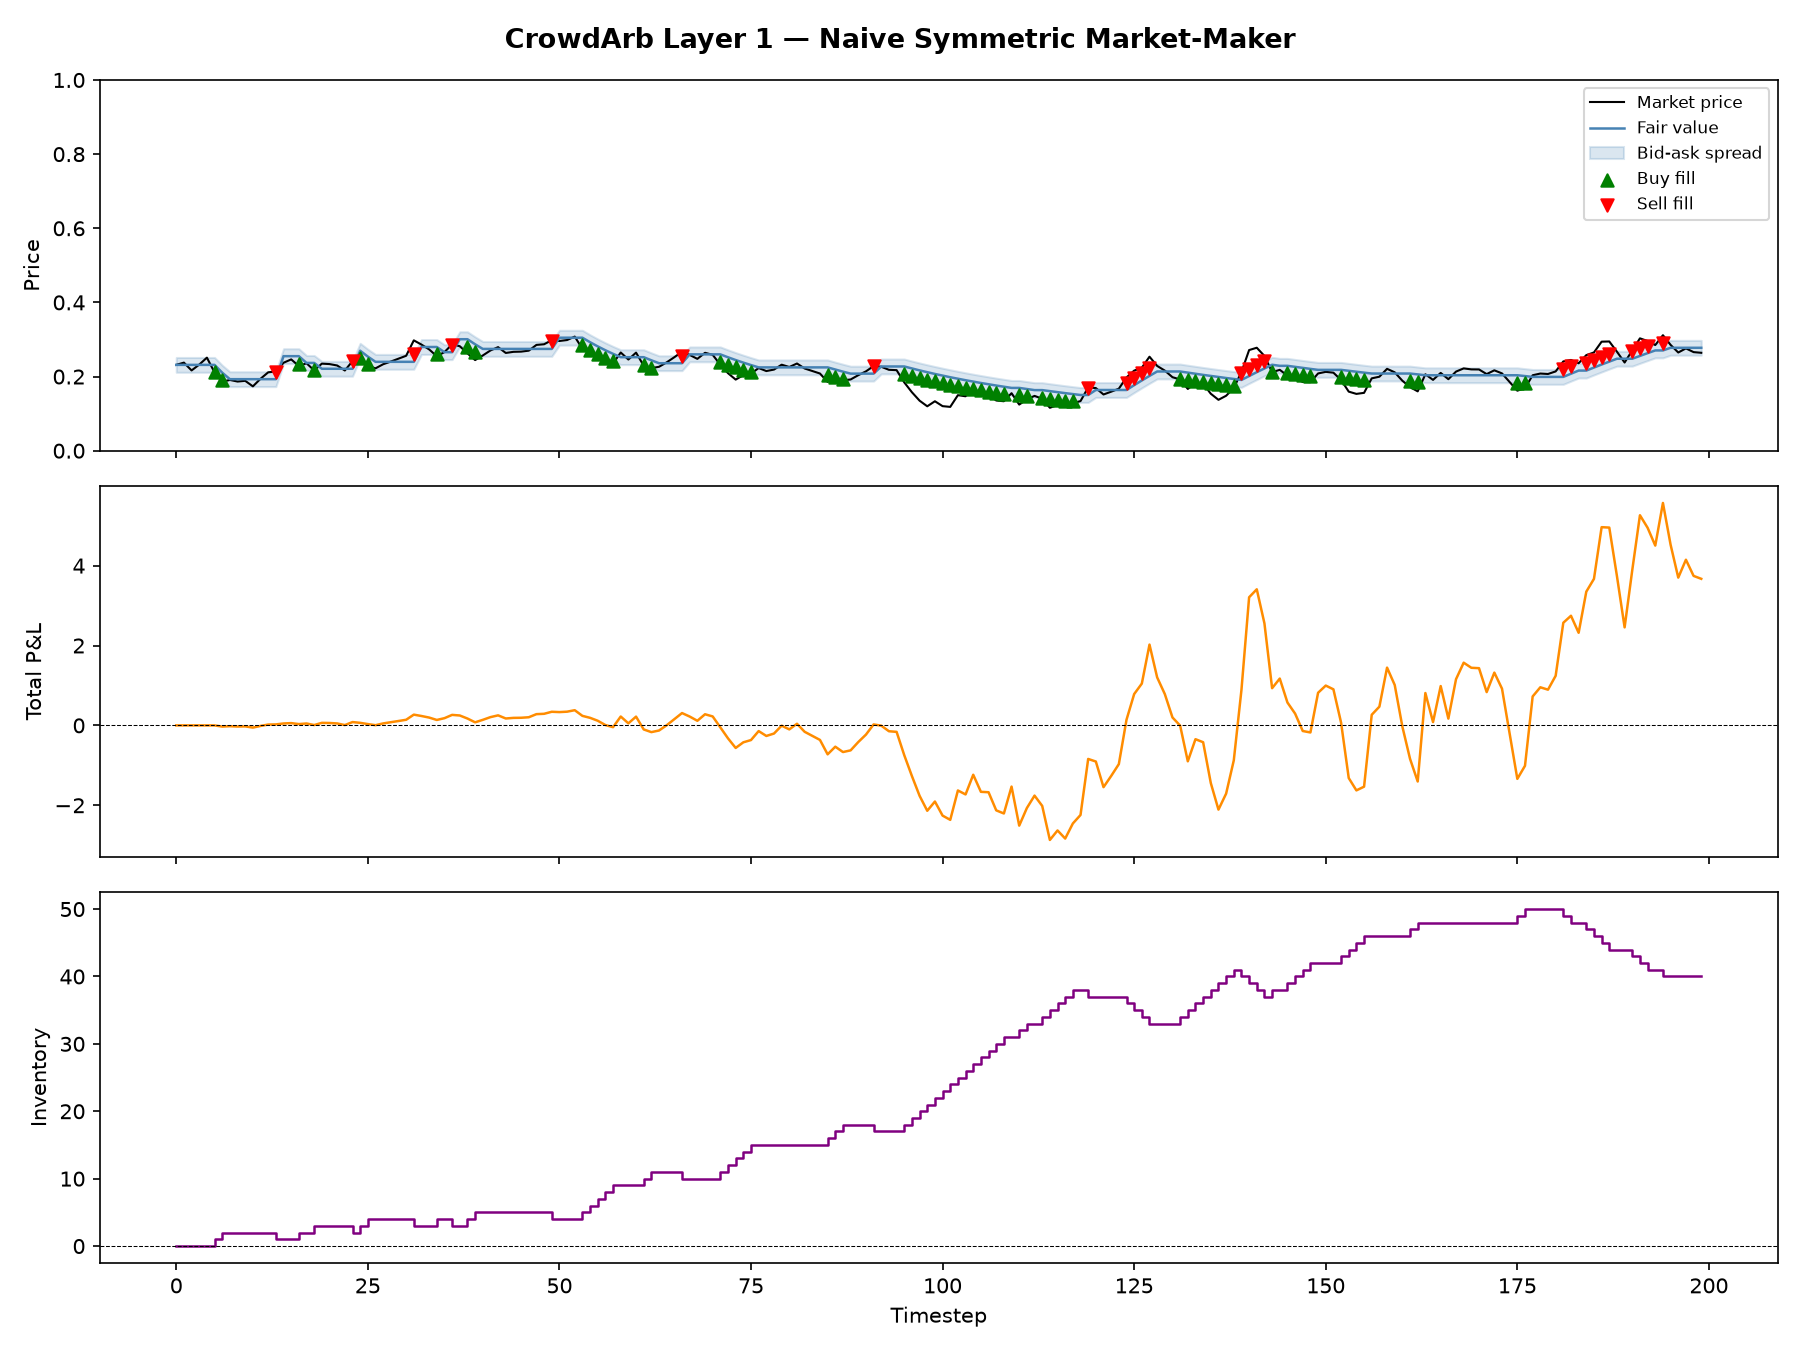

Write Python code to recreate this figure.
"""CrowdArb Layer 1 — backtest harness for the naive symmetric market-maker."""

from dataclasses import dataclass, field

import matplotlib.pyplot as plt
import numpy as np
import pandas as pd

from layer1_belief import BetaBelief, NaiveMarketMaker


def generate_price_series(p0: float, n: int = 200, vol: float = 0.02, seed: int = 42) -> np.ndarray:
    """Generate a mean-reverting bounded random walk starting at p0."""
    rng = np.random.default_rng(seed)
    prices = [p0]
    for _ in range(n - 1):
        # Weak mean reversion toward p0 keeps series from drifting to 0 or 1
        drift = 0.05 * (p0 - prices[-1])
        shock = rng.normal(drift, vol)
        prices.append(float(np.clip(prices[-1] + shock, 0.01, 0.99)))
    return np.array(prices)


@dataclass
class Fill:
    t: int
    side: str        # "buy" (we buy) or "sell" (we sell)
    price: float
    pred: float      # belief.mean immediately before this fill
    outcome: int     # 1 if YES signal (sell fill), 0 if NO signal (buy fill)


@dataclass
class BacktestResult:
    history: pd.DataFrame
    fills: list[Fill]

    @property
    def final_pnl(self) -> float:
        return float(self.history["total_pnl"].iloc[-1])

    @property
    def pnl_std(self) -> float:
        return float(self.history["total_pnl"].std())

    @property
    def final_inventory(self) -> int:
        return int(self.history["inventory"].iloc[-1])


def run_backtest(mm: NaiveMarketMaker, prices: np.ndarray) -> BacktestResult:
    """Replay a price series through the market-maker, recording fills and P&L each step."""
    cash = 0.0
    inventory = 0
    rows = []
    fills = []

    for t, market_price in enumerate(prices):
        bid, ask, fair = mm.bid, mm.ask, mm.fair_value
        fill_side = None
        outcome = None

        if market_price > ask:
            # Buyer lifts our ask — we sell YES: inventory down, cash up
            cash += ask
            inventory -= 1
            fill_side = "sell"
            outcome = 1  # buyer signals YES
            mm = mm.observe(1)
        elif market_price < bid:
            # Seller hits our bid — we buy YES: inventory up, cash down
            cash -= bid
            inventory += 1
            fill_side = "buy"
            outcome = 0  # seller signals NO
            mm = mm.observe(0)

        if fill_side is not None:
            fill_price = ask if fill_side == "sell" else bid
            fills.append(Fill(t=t, side=fill_side, price=fill_price, pred=fair, outcome=outcome))

        unrealized = inventory * market_price
        rows.append({
            "t": t,
            "market_price": market_price,
            "fair_value": fair,
            "bid": bid,
            "ask": ask,
            "fill": fill_side,
            "cash": cash,
            "inventory": inventory,
            "unrealized_pnl": unrealized,
            "total_pnl": cash + unrealized,
        })

    return BacktestResult(history=pd.DataFrame(rows), fills=fills)


def brier_score(fills: list[Fill]) -> float:
    """
    Brier score: mean squared error between predicted probability and binary outcome.

    BS = (1/N) * Σ (p_i - y_i)²

    Range [0, 1]; 0 is perfect. A naive predictor always guessing 0.5 scores 0.25.
    Each fill contributes one (prediction, outcome) pair: p_i is belief.mean before
    the fill, y_i is 1 for a YES signal (buyer lifts ask) and 0 for a NO signal.
    """
    if not fills:
        return float("nan")
    errors = [(f.pred - f.outcome) ** 2 for f in fills]
    return float(np.mean(errors))


def log_loss(fills: list[Fill], eps: float = 1e-7) -> float:
    """
    Binary log-loss (cross-entropy): penalises confident wrong predictions logarithmically.

    LL = -(1/N) * Σ [y_i * log(p_i) + (1 - y_i) * log(1 - p_i)]

    Range [0, ∞); 0 is perfect. A coin-flip predictor always guessing 0.5 scores log(2) ≈ 0.693.
    Log-loss is much harsher than Brier score for confident errors: predicting p=0.99 on a
    NO outcome incurs -log(0.01) ≈ 4.6, versus a Brier penalty of only 0.98².
    eps clips predictions away from 0 and 1 to avoid log(0).
    """
    if not fills:
        return float("nan")
    terms = []
    for f in fills:
        p = float(np.clip(f.pred, eps, 1.0 - eps))
        terms.append(f.outcome * np.log(p) + (1 - f.outcome) * np.log(1 - p))
    return float(-np.mean(terms))


_SPARK = " ▁▂▃▄▅▆▇█"


def _sparkline(series: pd.Series, width: int = 40) -> str:
    """Render a numeric series as a fixed-width unicode sparkline."""
    lo, hi = series.min(), series.max()
    span = hi - lo or 1e-9
    buckets = len(_SPARK) - 1
    chars = [_SPARK[int((v - lo) / span * buckets)] for v in series.iloc[:: max(1, len(series) // width)]]
    return "".join(chars)


def print_summary(result: BacktestResult, p0: float) -> None:
    df = result.history
    n_buys = sum(1 for f in result.fills if f.side == "buy")
    n_sells = sum(1 for f in result.fills if f.side == "sell")
    bs = brier_score(result.fills)
    ll = log_loss(result.fills)
    W = 54

    print()
    print("=" * W)
    print("  BACKTEST RESULTS — NAIVE SYMMETRIC MARKET-MAKER")
    print("=" * W)
    print(f"  Starting fair value  : {p0:.4f}")
    print(f"  Half-spread          : 0.0200  (4-cent total spread)")
    print(f"  Timesteps            : {len(df)}")
    print(f"  Total fills          : {len(result.fills)}  (buys: {n_buys}  sells: {n_sells})")
    print(f"  Final inventory      : {result.final_inventory:+d}")
    print(f"  Final P&L            : {result.final_pnl:+.4f}")
    print(f"  P&L std dev          : {result.pnl_std:.4f}")
    print(f"  P&L range            : {df['total_pnl'].min():+.4f} … {df['total_pnl'].max():+.4f}")
    print()
    print(f"  Brier score          : {bs:.4f}  (0 = perfect, 0.25 = coin flip)")
    print(f"  Log-loss             : {ll:.4f}  (0 = perfect, 0.693 = coin flip)")
    print()
    print(f"  P&L curve  {_sparkline(df['total_pnl'])}")
    print(f"  Inventory  {_sparkline(df['inventory'].astype(float))}")
    print()

    if result.fills:
        print(f"  {'t':>4}  {'side':<5}  {'price':>6}  {'pred':>6}  {'y':>2}  {'inv':>5}  {'pnl':>8}")
        print(f"  {'-'*4}  {'-'*5}  {'-'*6}  {'-'*6}  {'-'*2}  {'-'*5}  {'-'*8}")
        for f in result.fills:
            row = df.iloc[f.t]
            print(f"  {f.t:>4}  {f.side:<5}  {f.price:>6.4f}  {f.pred:>6.4f}  {f.outcome:>2}  "
                  f"{int(row['inventory']):>5}  {row['total_pnl']:>+8.4f}")

    print("=" * W)


def plot_results(result: BacktestResult, p0: float) -> None:
    """Three-panel chart: price + quotes, cumulative P&L, inventory."""
    df = result.history
    fig, axes = plt.subplots(3, 1, figsize=(12, 9), sharex=True)
    fig.suptitle("CrowdArb Layer 1 — Naive Symmetric Market-Maker", fontsize=13, fontweight="bold")

    # Panel 1: market price, fair value, bid-ask band, fill markers
    ax = axes[0]
    ax.plot(df["t"], df["market_price"], color="black", lw=1, label="Market price")
    ax.plot(df["t"], df["fair_value"], color="steelblue", lw=1.2, label="Fair value")
    ax.fill_between(df["t"], df["bid"], df["ask"], alpha=0.2, color="steelblue", label="Bid-ask spread")
    buys = df[df["fill"] == "buy"]
    sells = df[df["fill"] == "sell"]
    ax.scatter(buys["t"], buys["bid"], marker="^", color="green", s=35, zorder=5, label="Buy fill")
    ax.scatter(sells["t"], sells["ask"], marker="v", color="red", s=35, zorder=5, label="Sell fill")
    ax.set_ylabel("Price")
    ax.set_ylim(0, 1)
    ax.legend(fontsize=8, loc="upper right")

    # Panel 2: cumulative total P&L (cash + mark-to-market inventory)
    ax = axes[1]
    ax.plot(df["t"], df["total_pnl"], color="darkorange", lw=1.2)
    ax.axhline(0, color="black", lw=0.5, ls="--")
    ax.set_ylabel("Total P&L")

    # Panel 3: YES inventory held over time
    ax = axes[2]
    ax.step(df["t"], df["inventory"], color="purple", lw=1.2, where="post")
    ax.axhline(0, color="black", lw=0.5, ls="--")
    ax.set_ylabel("Inventory")
    ax.set_xlabel("Timestep")

    plt.tight_layout()
    plt.savefig("layer1_backtest.png", dpi=150)
    print("  Chart saved to layer1_backtest.png")
    plt.show()


def main():
    from layer0_compare import fetch_polymarket

    print("Fetching Polymarket prior...")
    _, p_poly = fetch_polymarket()

    belief = BetaBelief.from_price(p_poly, strength=10.0)
    mm = NaiveMarketMaker(belief=belief, half_spread=0.02)

    prices = generate_price_series(p0=p_poly, n=200, vol=0.02, seed=42)

    print(f"Running backtest: 200 steps, p0={p_poly:.3f}, half_spread=0.02, vol=0.02")
    result = run_backtest(mm, prices)

    print_summary(result, p_poly)
    result.history.to_csv("layer1_backtest.csv", index=False)
    print(f"  History saved to layer1_backtest.csv\n")

    plot_results(result, p_poly)


if __name__ == "__main__":
    main()
